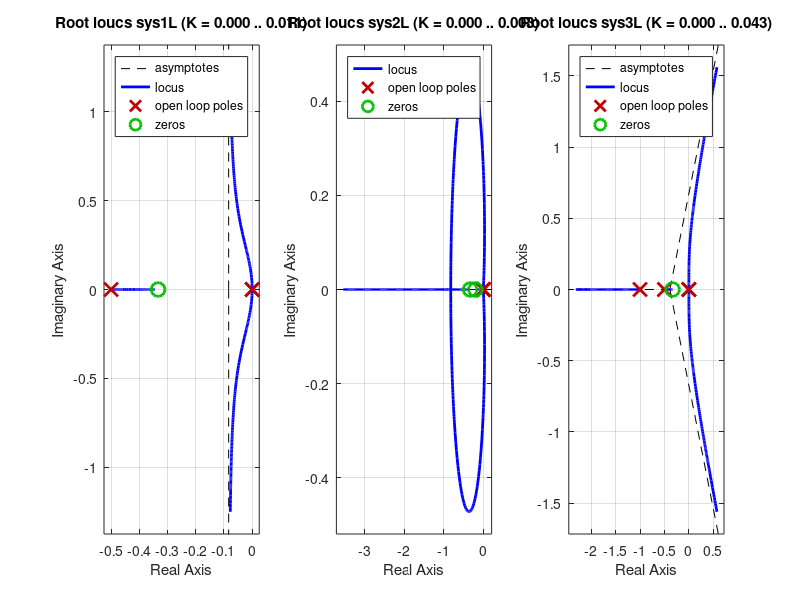

This figure's MATLAB source:
%
% Aramis Kelkelyan
% MAE 476: Final P4
% Date: 12/18/2022
%-----------------------------------------
clear;clc;clf;

tau_1 = 2; tau_2 = 1;
tau_a = 3; tau_b = 5;
K = 100;
figure(1);

%First TF
subplot(1,3,1);
num1 = [K*tau_a K];
den1 = conv([1 0 0],[tau_1 1]);
sys1L = tf(num1,den1);
rlocus(sys1L);

%Second TF
subplot(1,3,2);
num2 = conv([K*tau_a K], [tau_b 1]);
den2 = [1 0 0 0];
sys2L = tf(num2,den2);
rlocus(sys2L);

%Second TF
subplot(1,3,3);
num3 = [K*tau_a K];
den3 = conv(conv([1 0 0], [tau_1 1]),[tau_2 1]);
sys3L = tf(num3,den3);
rlocus(sys3L);
